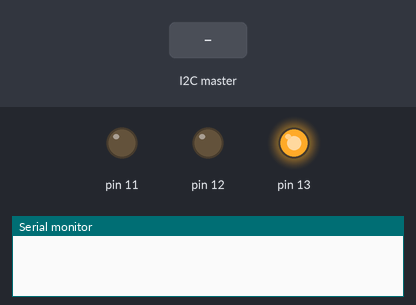
This sketch was run on a simulated Arduino Uno, built with avr-gcc and run on an emulated ATmega328P. Parts: output pins drawn as LEDs (lit = HIGH), the last lines printed to the serial monitor. Inputs (shaded band) come from the test bench.

Above: at 1.2 s.
1.3 s: the I2C master sends the byte 1
At 1.7 s:
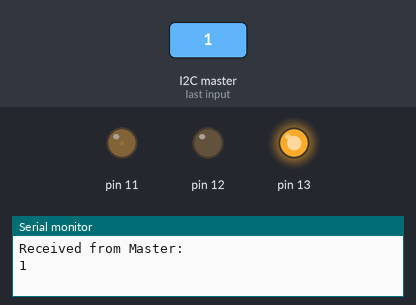
2.8 s: the I2C master sends the byte 90
At 4.0 s:
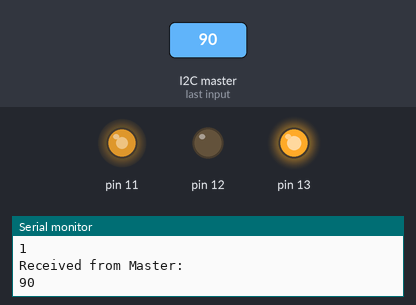
Timing chart, 0 to 5.8 s (numbered marks = the images above; inputs shaded):
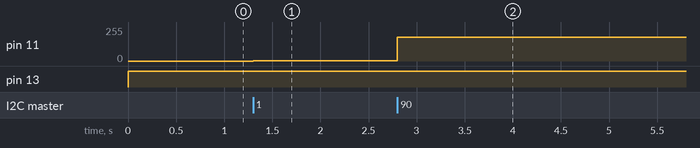

The sketch:

slave.ino
```cpp
#include <Wire.h>

int8_t xL;

void setup() {
  Wire.begin(7);
  Wire.onReceive(receiveEvent);
  // Wire.onRequest(requestEvent);
  Serial.begin(115200);
  pinMode(13, OUTPUT);
  pinMode(12, OUTPUT);
  pinMode(11, OUTPUT);
}


void receiveEvent(int bytes) {
  while (Wire.available()) {
    xL = Wire.read();
    Serial.println("Received from Master: ");
    Serial.println(xL);
  }
}

void loop() {
  int speed = 0;
  digitalWrite(13, HIGH);
  digitalWrite(12, LOW);
  speed = map(xL, 0, 127, 0, 255);
  analogWrite(11, speed);
}
```

Measured:
- after the input at 1.3 s, pin 11: 0/255 → 2/255 at once
- after the input at 2.8 s, pin 11: 2/255 → 180/255 at once
